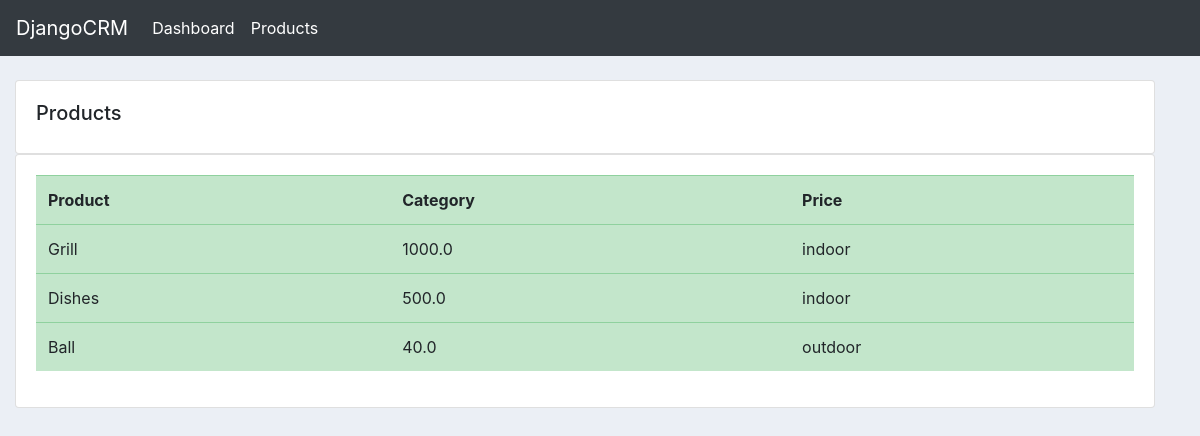
Screenshot of /products/ with the database file from the repository.
### accounts/models.py (models this page shows, shortened)
class Product(models.Model):
    CATEGORY = (
        ('indoor', 'Indoor'),
        ('outdoor', 'Outdoor'),
    )
    STATUS = (
        ('active', 'Active'),
        ('inactive', 'Inactive'),
    )
    name = models.CharField(max_length=250, null=True)
    price = models.FloatField(null=True)
    category = models.CharField(max_length=250, null=True, choices=CATEGORY)
    description = models.CharField(max_length=250, null=True, blank=True)
    tags = models.ManyToManyField("accounts.Tag")
    status = models.CharField(choices=STATUS, max_length=250, default='active')
    create_date = models.DateTimeField(auto_now=True)
    write_date = models.DateTimeField(auto_now_add=True)

### accounts/views.py (the view)
# urls.py: path('products/', product_view, name='product'),
def product_view(request):
    product_objs = Product.objects.all()
    return render(request, 'accounts/products.html', context={'product_objs': product_objs})

### accounts/templates/accounts/products.html (shortened to what this page needs)
{% extends 'accounts/main.html' %}
{% block content %}
<br>
<div class="row container-fluid">
    <div class="col-md">
        <div class="card card-body">
            <h5>Products</h5>
        </div>
        <div class="card card-body">
            <table class="table table-success">
                <tr>
                    <th>Product</th>
                    <th>Category</th>
                    <th>Price</th>
                </tr>
                {% for product in product_objs %}
                    <tr>
                        <td>{{ product.name }}</td>
                        <td>{{ product.price }}</td>
                        <td>{{ product.category }}</td>
                    </tr>
                {% endfor %}
            </table>
        </div>
    </div>
</div>
{% endblock content %}

### accounts/static/css/main.css (style rules this page uses)
body { background-color: #ebeff5; }

### rows the page displays
Product: name "Grill", price "1000.0", category "indoor"
Product: name "Dishes", price "500.0", category "indoor"
Product: name "Ball", price "40.0", category "outdoor"
